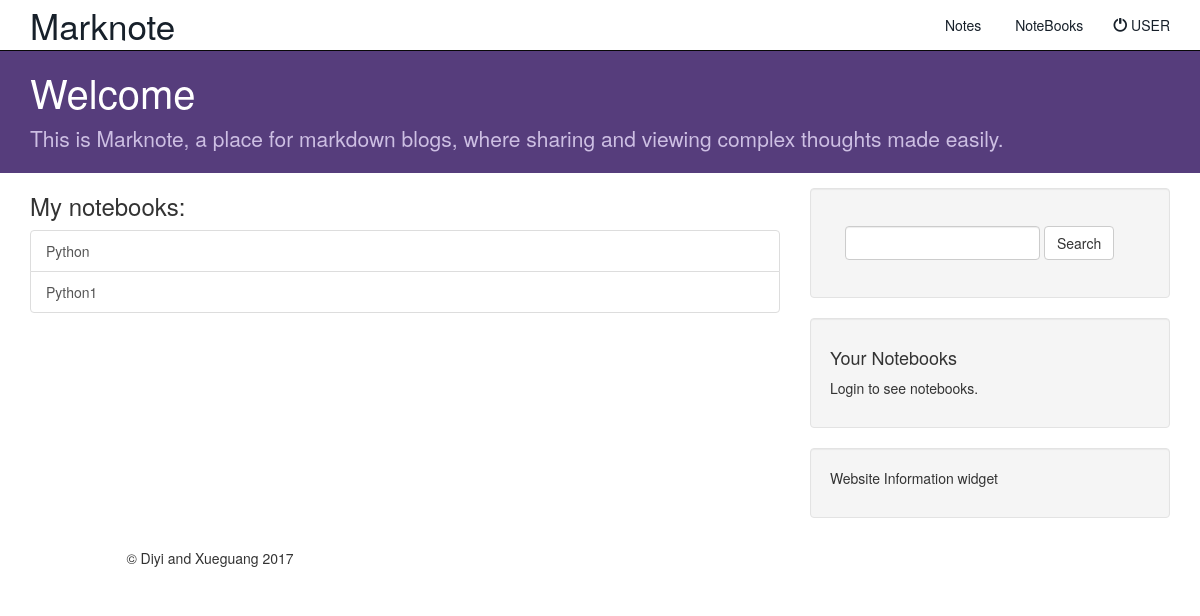
The page /wowCS/allnotebook/ (signed in) on the database as committed earlier.
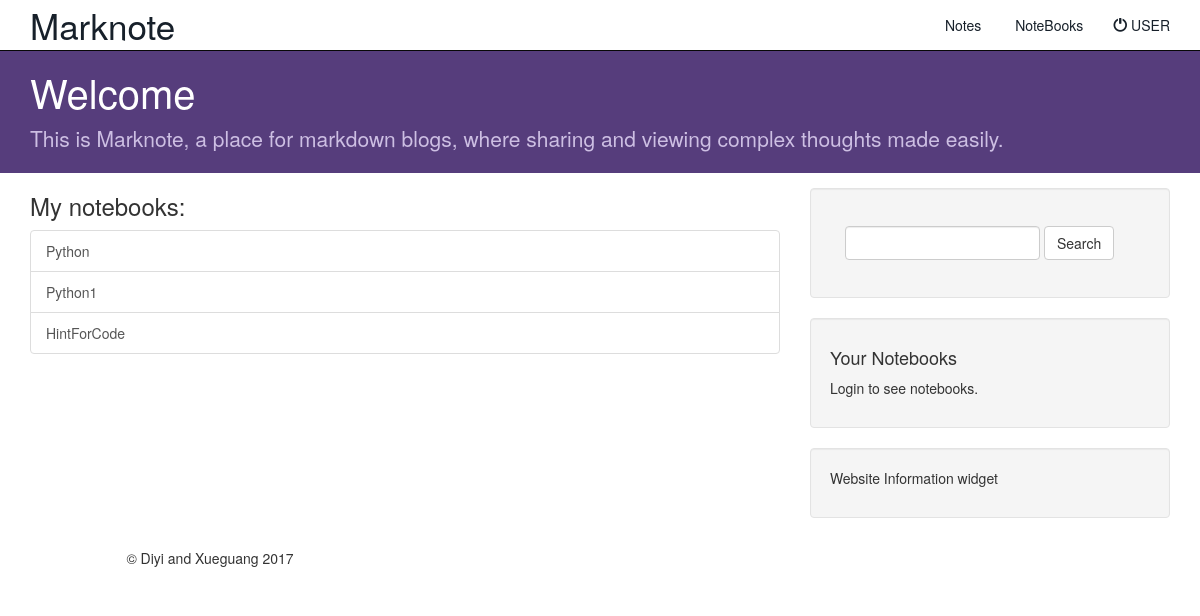
The same page on the database as committed later.
### wowCS/models.py (models this page shows, shortened)
class Notebook(models.Model):
    user = models.ForeignKey(User, default=1)
    notebook_title = models.CharField(max_length=500)
    notebook_description = models.CharField(max_length=250,null=True)
    class Meta:
        unique_together = ('user', 'notebook_title',)

### wowCS/views.py (the view)
class AllNotebooksView(generic.ListView):
    template_name = 'wowCS/show_all_notebooks.html'
    context_object_name = 'all_notebooks'
    def get(self, request, *args, **kwargs):
        if not request.user.is_authenticated():
            return render(request, 'wowCS/login.html')
        else:
            self.object_list = self.get_queryset()
            context = self.get_context_data()
            return self.render_to_response(context)
    def get_queryset(self):
        return Notebook.objects.filter(user=self.request.user)

### wowCS/templates/wowCS/show_all_notebooks.html
{% extends 'wowCS/base.html' %}
{% block navbar %}
{% include 'wowCS/navbar.html' with islogin=True %}
{% endblock %}
{% block body %}
    {% if all_notebooks %}
        <h3> My notebooks:</h3>
        <div class="list-group">
            {% for notebook in all_notebooks %}
              <a  class="list-group-item"
                  href = '{% url 'wowCS:catalogue' notebook.notebook_title %}'>{{notebook.notebook_title}}
              </a>
            {% endfor %}
        </div>
    {% else %}
        <h3> You don't have any notebook yet.</h3>
    {% endif %}
{% endblock %}
{% block sidebar %}
{% include 'wowCS/sidebar.html' %}
{% endblock %}

Rows that differ between the two databases and show on the page:
added Notebook: notebook_title "HintForCode"
